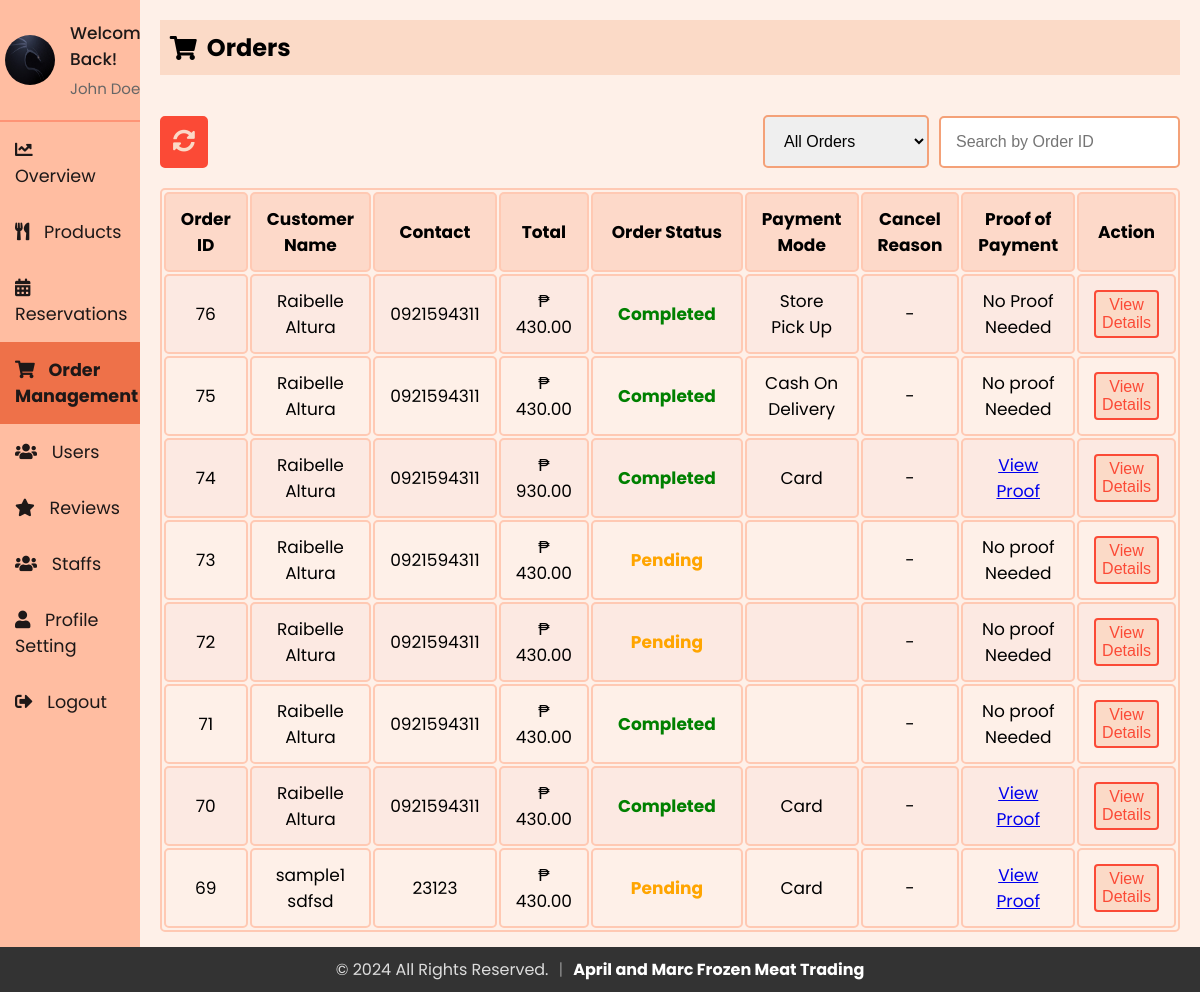
/admin/admin_orders.php (signed in), run on an earlier commit of the app's database.
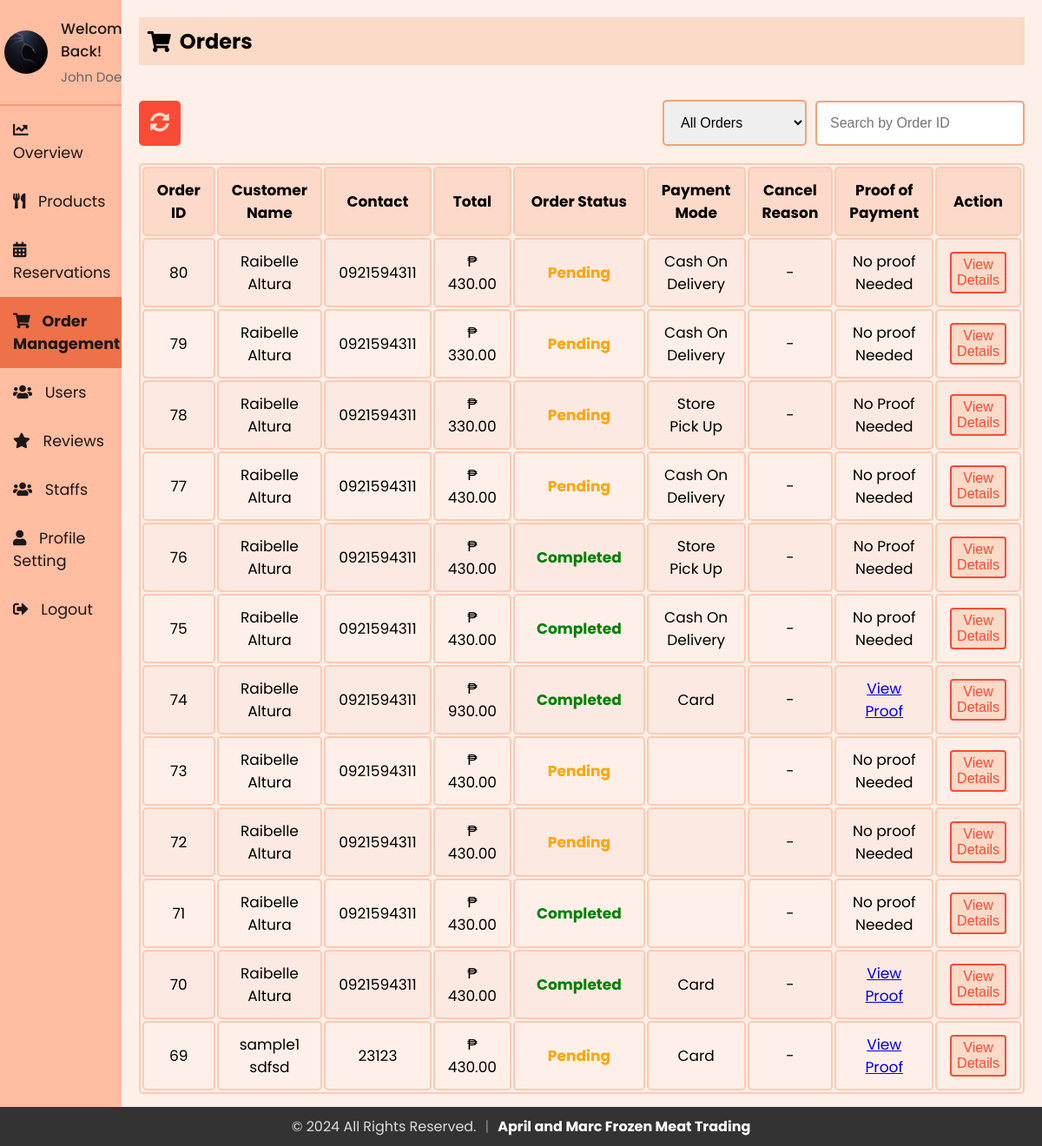
And on a later commit of the database.
### tables this page shows
CREATE TABLE `staff` (
  `id` int(11) NOT NULL,
  `firstName` varchar(50) NOT NULL,
  `lastName` varchar(50) NOT NULL,
  `email` varchar(100) NOT NULL,
  `contact` varchar(15) DEFAULT NULL,
  `role` enum('superadmin','admin','delivery boy','waiter') NOT NULL,
  `password` varchar(255) NOT NULL,
  `createdAt` timestamp NOT NULL DEFAULT current_timestamp(),
  `updatedAt` timestamp NOT NULL DEFAULT current_timestamp() ON UPDATE current_timestamp(),
  `profile_image` varchar(255) NOT NULL DEFAULT 'default.jpg'
);

CREATE TABLE `orders` (
  `order_id` int(11) NOT NULL,
  `email` varchar(255) NOT NULL,
  `firstName` varchar(255) NOT NULL,
  `lastName` varchar(255) NOT NULL,
  `phone` varchar(10) NOT NULL,
  `address` varchar(200) NOT NULL,
  `pmode` enum('Cash On Delivery','Card','Store Pick Up','') NOT NULL DEFAULT 'Cash On Delivery',
  `payment_status` enum('Pending','Successful','Rejected','') NOT NULL DEFAULT 'Pending',
  `sub_total` decimal(10,2) NOT NULL,
  `grand_total` decimal(10,2) NOT NULL,
  `order_date` timestamp NOT NULL DEFAULT current_timestamp(),
  `order_status` enum('Pending','Completed','Cancelled','Processing','On the way') NOT NULL DEFAULT 'Pending',
  `cancel_reason` varchar(255) DEFAULT NULL,
  `province` varchar(255) NOT NULL,
  `proof_of_payment` varchar(255) DEFAULT NULL
);

### admin/sidebar.php (called while the page is built, shortened)
<?php
include 'db_connection.php';
$admin_email = isset($_SESSION['email']) ? $_SESSION['email'] : '';
function getAdminInfo($email)
{
  global $conn;
  $stmt = $conn->prepare("SELECT firstName, lastName, email, profile_image FROM staff WHERE email = ?");
  $stmt->bind_param("s", $email);
  $stmt->execute();
  $stmt->bind_result($firstName, $lastName, $email,  $profile_image);
  return [
    'firstName' => $firstName ?: '',
    'lastName' => $lastName ?: '',
    'email' => $email ?: '',
    'profile_image' => $profile_image ?: 'default.jpg'
  ];
}
$admin_info = getAdminInfo($admin_email);
?>

### admin/admin_orders.php (the view, shortened to what this page needs)
<?php
include 'db_connection.php';
$query = "SELECT order_id, order_date, firstName, lastName, phone, grand_total, order_status, pmode, cancel_reason, proof_of_payment FROM orders";
$query .= " ORDER BY order_id DESC";
$result = $conn->query($query);
?>
<?php include 'sidebar.php'; ?>
<!DOCTYPE html>
<html lang="en">
<head>
    <link rel="stylesheet" href="https://cdnjs.cloudflare.com/ajax/libs/font-awesome/5.15.3/css/all.min.css">
    <link rel="stylesheet" href="sidebar.css">
    <link rel="stylesheet" href="admin_orders.css">
</head>
<body>
    <div class="sidebar">
        <div class="profile-section">
            <img src="../uploads/<?php echo htmlspecialchars($admin_info['profile_image']); ?>" alt="Profile Picture">
            <div class="info">
                <h3>Welcome Back!</h3>
                <p><?php echo htmlspecialchars($admin_info['firstName']) . ' ' . htmlspecialchars($admin_info['lastName']); ?></p>
            </div>
        </div>
        <ul>
            <li><a href="index.php"><i class="fas fa-chart-line"></i> Overview</a></li>
            <li><a href="admin_menu.php"><i class="fas fa-utensils"></i> Products</a></li>
            <li><a href="reservations.php"><i class="fas fa-calendar-alt"></i> Reservations</a></li>
            <li><a href="admin_orders.php" class="active"><i class="fas fa-shopping-cart"></i> Order Management</a></li>
            <li><a href="users.php"><i class="fas fa-users"></i> Users</a></li>
            <li><a href="reviews.php"><i class="fas fa-star"></i> Reviews</a></li>
            <li><a href="staffs.php"><i class="fas fa-users"></i> Staffs</a></li>
            <li><a href="profile.php"><i class="fas fa-user"></i> Profile Setting</a></li>
            <li><a href="logout.php"><i class="fas fa-sign-out-alt"></i> Logout</a></li>
        </ul>
    </div>
    <div class="content">
        <div class="header">
            <h2><i class="fas fa-shopping-cart"></i> Orders</h2>
        </div>
        <div class="actions">
            <div>
                <button id="refreshButton" onclick="refreshPage()" title="Refresh">
                    <i class="fas fa-sync-alt"></i>
                </button>
            </div>
            <div class="filter-orders">
                <select id="statusFilter" name="statusFilter" onchange="filterByStatus()">
                    <option value="">All Orders</option>
                </select>
                <input type="text" id="searchOrderId" placeholder="Search by Order ID" oninput="searchByOrderId()">
            </div>
        </div>
        <table>
    <tr>
        <th>Order ID</th>
        <th>Customer Name</th>
        <th>Contact</th>
        <th>Total</th>
        <th>Order Status</th>
        <th>Payment Mode</th>
        <th>Cancel Reason</th>
        <th>Proof of Payment</th>
        <th>Action</th>
    </tr>
    <?php
    if ($result && $result->num_rows > 0) {
        while ($row = $result->fetch_assoc()) {
            $statusClass = '';
            switch ($row['order_status']) {
                case 'Pending':
                    $statusClass = 'status-pending';
                    break;
                case 'Completed':
                    $statusClass = 'status-completed';
                    break;
            }
            echo "<tr>
                    <td>{$row['order_id']}</td>
                    <td>" . htmlspecialchars($row['firstName'] . " " . $row['lastName']) . "</td>
                    <td>" . htmlspecialchars($row['phone']) . "</td>
                    <td>₱ " . number_format($row['grand_total'], 2) . "</td>
                    <td><span class='status $statusClass'>" . htmlspecialchars($row['order_status']) . "</span></td>
                    <td>" . htmlspecialchars($row['pmode']) . "</td>
                    <td>" . ($row['order_status'] == 'Cancelled' ? htmlspecialchars($row['cancel_reason']) : '-') . "</td>
                    <td>";
            if ($row['pmode'] == 'Store Pick Up' || $row['pmode'] == 'Cash on Delivery') {
                echo "No Proof Needed";
            } elseif (!empty($row['proof_of_payment'])) {
                echo "<a href='../uploads/" . htmlspecialchars($row['proof_of_payment']) . "' target='_blank'>View Proof</a>";
            } else {
                echo "No proof Needed";
            }
            echo "</td>
                    <td><button id='viewbtn' onclick=\"viewDetails({$row['order_id']})\">View Details</button></td>
                </tr>";
        }
    } else {
        echo "<tr><td colspan='9' style='text-align: center;'>No Orders Found</td></tr>";
    }
    ?>
</table>
    </div>
</body>
</html>

### admin/sidebar.css (style rules this page uses)
* { margin: 0; padding: 0; box-sizing: border-box; }
body { background: #fef0e8; font-family: "Poppins", sans-serif; display: flex; flex-direction: row; margin: 0; }
.sidebar { width: 250px; background-color: #ffbda1; color: #1d1818; overflow: auto; position: relative; min-height: 100vh; font-size: 1.1rem }
.sidebar ul li a { display: block; padding: 15px; text-decoration: none; color: #1d1818; transition: background-color 0.3s; }
.sidebar ul li a.active { background-color:#ee7149; font-weight: bold; }
.sidebar ul li a i { margin-right: 10px; }
.sidebar ul { list-style-type: none; padding: 0; }
.content { flex: 1; padding: 20px; }
.header { padding: 10px; background-color: #fbdac7; margin-bottom: 20px; display: flex; align-items: center; }
.header h2 { display: flex; align-items: center; }
.header h2 i { margin-right: 10px; }
.profile-section { padding: 20px 5px 20px 5px; display: flex; align-items: center; border-bottom: 2px solid rgba(253, 108, 77, 0.5); }
.profile-section img { width: 50px; height: 50px; border-radius: 50%; margin-right: 15px; }
.profile-section .info { flex-grow: 1; }
.profile-section .info h3 { margin: 0; font-size: 17px; font-weight: 500; }
.profile-section .info p { margin: 5px 0 0; font-size: 15px; color: #666; }
.sidebar ul li a.active { font-weight: bold; }

### admin/admin_orders.css (style rules this page uses)
* { padding: 0; margin: 0; }
body { background: #fef0e8; font-family: "Poppins", sans-serif; margin: 0; }
.actions { display: flex; align-items: center; justify-content: space-between; margin-bottom: 20px; margin-top: 40px; }
.filter-orders { display: flex; align-items: center; justify-content: center; gap: 10px; }
.content { margin-bottom: 40px; }
.actions select, .actions input { padding: 15px; font-size: 1rem; border-radius: 5px; border: 2px solid #f4a178; cursor: pointer; outline: none; }
button { background-color: #fb4a36; color: white; border: 2px solid #fb4a36; padding: 13px 20px; cursor: pointer; border-radius: 5px; transition: all 0.3s ease; font-size: 1.2rem; }
.sidebar { width: 250px; background-color: #ffbda1; color: #1d1818; overflow: auto; position: relative; min-height: 100vh; }
.sidebar ul li a { display: block; padding: 15px; text-decoration: none; color: #1d1818; transition: background-color 0.3s; }
.sidebar ul li a.active { background-color:#ee7149; }
.status { padding: 5px 10px; border-radius: 5px; color: white; font-weight: 450; }
.status-pending { color: black; }
.status-completed { color: green; }
table { width: 100%; border: 2px solid #ffc9b3; border-radius: 5px; font-size: 17px; text-align: center; cursor: pointer; }
table th, table td { padding: 12px 15px; border: 2px solid #ffc9b3; border-radius: 5px; }
table th { background-color: #fdd9c9; }
table tr:nth-of-type(even) { background-color: #fce9e2; }
.header { padding: 10px; background-color: #fbdac7; margin-bottom: 20px; display: flex; align-items: center; }
#viewbtn { padding: 4px 6px 4px 6px; font-size: 16px; border-radius: 4px; background-color: #fbdac7; color: #fb4a36; border: 2px solid #fb4a36; font-weight: 450; cursor: pointer; outline: none; transition: all 0.3s ease; }
#refreshButton { color: #fbdac7; background-color: #fb4a36; border: 2px solid #fb4a36; cursor: pointer; padding: 11px; font-size: 1.4rem; border-radius: 5px; transition: all 0.3s ease; }

### admin/admin_orders.php (style rules this page uses)
.content { margin-bottom: 40px; }
.status { font-weight: bold; }
.status-pending { color: orange; }
.status-completed { color: green; }

What changed in the data, as far as the page shows it:
added orders: order_id "80", firstName+lastName "Raibelle Altura", phone "0921594311", grand_total "430.00", order_status "Pending", pmode "Cash On Delivery", shows "No proof Needed"
added orders: order_id "79", firstName+lastName "Raibelle Altura", phone "0921594311", grand_total "330.00", order_status "Pending", pmode "Cash On Delivery", shows "No proof Needed"
added orders: order_id "78", firstName+lastName "Raibelle Altura", phone "0921594311", grand_total "330.00", order_status "Pending", pmode "Store Pick Up", shows "No Proof Needed"
added orders: order_id "77", firstName+lastName "Raibelle Altura", phone "0921594311", grand_total "430.00", order_status "Pending", pmode "Cash On Delivery", shows "No proof Needed"
